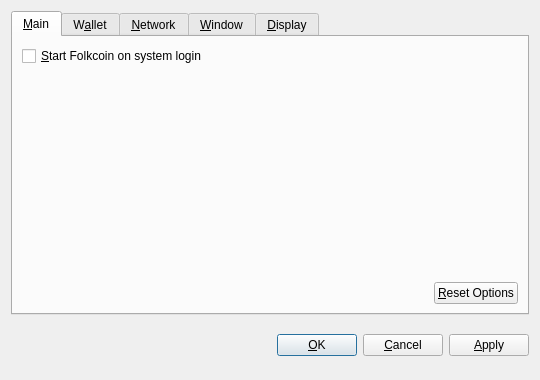
<?xml version="1.0" encoding="UTF-8"?>
<ui version="4.0">
 <class>OptionsDialog</class>
 <widget class="QDialog" name="OptionsDialog">
  <property name="geometry">
   <rect>
    <x>0</x>
    <y>0</y>
    <width>540</width>
    <height>380</height>
   </rect>
  </property>
  <property name="windowTitle">
   <string>Options</string>
  </property>
  <property name="modal">
   <bool>true</bool>
  </property>
  <layout class="QVBoxLayout" name="verticalLayout">
   <item>
    <widget class="QTabWidget" name="tabWidget">
     <property name="tabPosition">
      <enum>QTabWidget::North</enum>
     </property>
     <property name="currentIndex">
      <number>0</number>
     </property>
     <widget class="QWidget" name="tabMain">
      <attribute name="title">
       <string>&amp;Main</string>
      </attribute>
      <layout class="QVBoxLayout" name="verticalLayout_Main">
       <item>
        <widget class="QCheckBox" name="bitcoinAtStartup">
         <property name="toolTip">
          <string>Automatically start Folkcoin after logging in to the system.</string>
         </property>
         <property name="text">
          <string>&amp;Start Folkcoin on system login</string>
         </property>
        </widget>
       </item>
       <item>
        <spacer name="verticalSpacer_Main">
         <property name="orientation">
          <enum>Qt::Vertical</enum>
         </property>
         <property name="sizeHint" stdset="0">
          <size>
           <width>20</width>
           <height>40</height>
          </size>
         </property>
        </spacer>
       </item>
       <item>
        <layout class="QHBoxLayout" name="horizontalLayout_2_Main">
         <item>
          <spacer name="horizontalSpacer_2_Main">
           <property name="orientation">
            <enum>Qt::Horizontal</enum>
           </property>
           <property name="sizeHint" stdset="0">
            <size>
             <width>40</width>
             <height>20</height>
            </size>
           </property>
          </spacer>
         </item>
         <item>
          <widget class="QPushButton" name="resetButton">
           <property name="toolTip">
            <string>Reset all client options to default.</string>
           </property>
           <property name="text">
            <string>&amp;Reset Options</string>
           </property>
           <property name="autoDefault">
            <bool>false</bool>
           </property>
          </widget>
         </item>
        </layout>
       </item>
      </layout>
     </widget>
     <widget class="QWidget" name="tabWallet">
      <attribute name="title">
       <string>W&amp;allet</string>
      </attribute>
      <layout class="QVBoxLayout" name="verticalLayout_Network">
       <item>
        <widget class="QLabel" name="transactionFeeInfoLabel">
         <property name="text">
          <string>Optional transaction fee per kB that helps make sure your transactions are processed quickly. Most transactions are 1 kB.</string>
         </property>
         <property name="textFormat">
          <enum>Qt::PlainText</enum>
         </property>
         <property name="wordWrap">
          <bool>true</bool>
         </property>
        </widget>
       </item>
       <item>
        <layout class="QHBoxLayout" name="horizontalLayout_1_Main">
         <item>
          <widget class="QLabel" name="transactionFeeLabel">
           <property name="text">
            <string>Pay transaction &amp;fee</string>
           </property>
           <property name="textFormat">
            <enum>Qt::PlainText</enum>
           </property>
           <property name="buddy">
            <cstring>transactionFee</cstring>
           </property>
          </widget>
         </item>
         <item>
          <widget class="BitcoinAmountField" name="transactionFee"/>
         </item>
         <item>
          <spacer name="horizontalSpacer_1_Main">
           <property name="orientation">
            <enum>Qt::Horizontal</enum>
           </property>
           <property name="sizeHint" stdset="0">
            <size>
             <width>40</width>
             <height>20</height>
            </size>
           </property>
          </spacer>
         </item>
        </layout>
       </item>
       <item>
        <widget class="QLabel" name="label">
         <property name="text">
          <string>If you disable the spending of unconfirmed change, the change from a transaction cannot be used until that transaction has at least one confirmation. This also affects how your balance is computed.</string>
         </property>
         <property name="wordWrap">
          <bool>true</bool>
         </property>
        </widget>
       </item>
       <item>
        <widget class="QCheckBox" name="spendZeroConfChange">
         <property name="text">
          <string>Spend unconfirmed change  (experts only)</string>
         </property>
        </widget>
       </item>
       <item>
        <spacer name="verticalSpacer">
         <property name="orientation">
          <enum>Qt::Vertical</enum>
         </property>
         <property name="sizeHint" stdset="0">
          <size>
           <width>20</width>
           <height>40</height>
          </size>
         </property>
        </spacer>
       </item>
      </layout>
     </widget>
     <widget class="QWidget" name="tabNetwork">
      <attribute name="title">
       <string>&amp;Network</string>
      </attribute>
      <layout class="QVBoxLayout" name="verticalLayout_Network">
       <item>
        <widget class="QCheckBox" name="mapPortUpnp">
         <property name="toolTip">
          <string>Automatically open the Folkcoin client port on the router. This only works when your router supports UPnP and it is enabled.</string>
         </property>
         <property name="text">
          <string>Map port using &amp;UPnP</string>
         </property>
        </widget>
       </item>
       <item>
        <widget class="QCheckBox" name="connectSocks">
         <property name="toolTip">
          <string>Connect to the Folkcoin network through a SOCKS proxy (e.g. when connecting through Tor).</string>
         </property>
         <property name="text">
          <string>&amp;Connect through SOCKS proxy:</string>
         </property>
        </widget>
       </item>
       <item>
        <layout class="QHBoxLayout" name="horizontalLayout_Network">
         <item>
          <widget class="QLabel" name="proxyIpLabel">
           <property name="text">
            <string>Proxy &amp;IP:</string>
           </property>
           <property name="textFormat">
            <enum>Qt::PlainText</enum>
           </property>
           <property name="buddy">
            <cstring>proxyIp</cstring>
           </property>
          </widget>
         </item>
         <item>
          <widget class="QValidatedLineEdit" name="proxyIp">
           <property name="maximumSize">
            <size>
             <width>140</width>
             <height>16777215</height>
            </size>
           </property>
           <property name="toolTip">
            <string>IP address of the proxy (e.g. 127.0.0.1)</string>
           </property>
          </widget>
         </item>
         <item>
          <widget class="QLabel" name="proxyPortLabel">
           <property name="text">
            <string>&amp;Port:</string>
           </property>
           <property name="textFormat">
            <enum>Qt::PlainText</enum>
           </property>
           <property name="buddy">
            <cstring>proxyPort</cstring>
           </property>
          </widget>
         </item>
         <item>
          <widget class="QLineEdit" name="proxyPort">
           <property name="maximumSize">
            <size>
             <width>55</width>
             <height>16777215</height>
            </size>
           </property>
           <property name="toolTip">
            <string>Port of the proxy (e.g. 9050)</string>
           </property>
          </widget>
         </item>
         <item>
          <widget class="QLabel" name="socksVersionLabel">
           <property name="text">
            <string>SOCKS &amp;Version:</string>
           </property>
           <property name="textFormat">
            <enum>Qt::PlainText</enum>
           </property>
           <property name="buddy">
            <cstring>socksVersion</cstring>
           </property>
          </widget>
         </item>
         <item>
          <widget class="QValueComboBox" name="socksVersion">
           <property name="toolTip">
            <string>SOCKS version of the proxy (e.g. 5)</string>
           </property>
          </widget>
         </item>
         <item>
          <spacer name="horizontalSpacer_Network">
           <property name="orientation">
            <enum>Qt::Horizontal</enum>
           </property>
           <property name="sizeHint" stdset="0">
            <size>
             <width>40</width>
             <height>20</height>
            </size>
           </property>
          </spacer>
         </item>
        </layout>
       </item>
       <item>
        <spacer name="verticalSpacer_Network">
         <property name="orientation">
          <enum>Qt::Vertical</enum>
         </property>
         <property name="sizeHint" stdset="0">
          <size>
           <width>20</width>
           <height>40</height>
          </size>
         </property>
        </spacer>
       </item>
      </layout>
     </widget>
     <widget class="QWidget" name="tabWindow">
      <attribute name="title">
       <string>&amp;Window</string>
      </attribute>
      <layout class="QVBoxLayout" name="verticalLayout_Window">
       <item>
        <widget class="QCheckBox" name="minimizeToTray">
         <property name="toolTip">
          <string>Show only a tray icon after minimizing the window.</string>
         </property>
         <property name="text">
          <string>&amp;Minimize to the tray instead of the taskbar</string>
         </property>
        </widget>
       </item>
       <item>
        <widget class="QCheckBox" name="minimizeOnClose">
         <property name="toolTip">
          <string>Minimize instead of exit the application when the window is closed. When this option is enabled, the application will be closed only after selecting Quit in the menu.</string>
         </property>
         <property name="text">
          <string>M&amp;inimize on close</string>
         </property>
        </widget>
       </item>
       <item>
        <spacer name="verticalSpacer_Window">
         <property name="orientation">
          <enum>Qt::Vertical</enum>
         </property>
         <property name="sizeHint" stdset="0">
          <size>
           <width>20</width>
           <height>40</height>
          </size>
         </property>
        </spacer>
       </item>
      </layout>
     </widget>
     <widget class="QWidget" name="tabDisplay">
      <attribute name="title">
       <string>&amp;Display</string>
      </attribute>
      <layout class="QVBoxLayout" name="verticalLayout_Display">
       <item>
        <layout class="QHBoxLayout" name="horizontalLayout_1_Display">
         <item>
          <widget class="QLabel" name="langLabel">
           <property name="text">
            <string>User Interface &amp;language:</string>
           </property>
           <property name="textFormat">
            <enum>Qt::PlainText</enum>
           </property>
           <property name="buddy">
            <cstring>lang</cstring>
           </property>
          </widget>
         </item>
         <item>
          <widget class="QValueComboBox" name="lang">
           <property name="toolTip">
            <string>The user interface language can be set here. This setting will take effect after restarting Folkcoin.</string>
           </property>
          </widget>
         </item>
        </layout>
       </item>
       <item>
        <layout class="QHBoxLayout" name="horizontalLayout_2_Display">
         <item>
          <widget class="QLabel" name="unitLabel">
           <property name="text">
            <string>&amp;Unit to show amounts in:</string>
           </property>
           <property name="textFormat">
            <enum>Qt::PlainText</enum>
           </property>
           <property name="buddy">
            <cstring>unit</cstring>
           </property>
          </widget>
         </item>
         <item>
          <widget class="QValueComboBox" name="unit">
           <property name="toolTip">
            <string>Choose the default subdivision unit to show in the interface and when sending coins.</string>
           </property>
          </widget>
         </item>
        </layout>
       </item>
       <item>
        <widget class="QCheckBox" name="displayAddresses">
         <property name="toolTip">
          <string>Whether to show Folkcoin addresses in the transaction list or not.</string>
         </property>
         <property name="text">
          <string>&amp;Display addresses in transaction list</string>
         </property>
        </widget>
       </item>
       <item>
        <widget class="QCheckBox" name="coinControlFeatures">
         <property name="toolTip">
          <string>Whether to show coin control features or not.</string>
         </property>
         <property name="text">
          <string>Display coin &amp;control features (experts only!)</string>
         </property>
        </widget>
       </item>
       <item>
        <spacer name="verticalSpacer_Display">
         <property name="orientation">
          <enum>Qt::Vertical</enum>
         </property>
         <property name="sizeHint" stdset="0">
          <size>
           <width>20</width>
           <height>40</height>
          </size>
         </property>
        </spacer>
       </item>
      </layout>
     </widget>
    </widget>
   </item>
   <item>
    <layout class="QHBoxLayout" name="horizontalLayout_Buttons">
     <item>
      <spacer name="horizontalSpacer_1">
       <property name="orientation">
        <enum>Qt::Horizontal</enum>
       </property>
       <property name="sizeHint" stdset="0">
        <size>
         <width>40</width>
         <height>48</height>
        </size>
       </property>
      </spacer>
     </item>
     <item>
      <widget class="QLabel" name="statusLabel">
       <property name="font">
        <font>
         <weight>75</weight>
         <bold>true</bold>
        </font>
       </property>
       <property name="text">
        <string/>
       </property>
       <property name="textFormat">
        <enum>Qt::PlainText</enum>
       </property>
       <property name="wordWrap">
        <bool>true</bool>
       </property>
      </widget>
     </item>
     <item>
      <spacer name="horizontalSpacer_2">
       <property name="orientation">
        <enum>Qt::Horizontal</enum>
       </property>
       <property name="sizeHint" stdset="0">
        <size>
         <width>40</width>
         <height>48</height>
        </size>
       </property>
      </spacer>
     </item>
     <item>
      <widget class="QPushButton" name="okButton">
       <property name="text">
        <string>&amp;OK</string>
       </property>
      </widget>
     </item>
     <item>
      <widget class="QPushButton" name="cancelButton">
       <property name="text">
        <string>&amp;Cancel</string>
       </property>
       <property name="autoDefault">
        <bool>false</bool>
       </property>
      </widget>
     </item>
     <item>
      <widget class="QPushButton" name="applyButton">
       <property name="text">
        <string>&amp;Apply</string>
       </property>
       <property name="autoDefault">
        <bool>false</bool>
       </property>
      </widget>
     </item>
    </layout>
   </item>
  </layout>
 </widget>
 <customwidgets>
  <customwidget>
   <class>BitcoinAmountField</class>
   <extends>QSpinBox</extends>
   <header>bitcoinamountfield.h</header>
  </customwidget>
  <customwidget>
   <class>QValueComboBox</class>
   <extends>QComboBox</extends>
   <header>qvaluecombobox.h</header>
  </customwidget>
  <customwidget>
   <class>QValidatedLineEdit</class>
   <extends>QLineEdit</extends>
   <header>qvalidatedlineedit.h</header>
  </customwidget>
 </customwidgets>
 <resources/>
 <connections/>
</ui>
